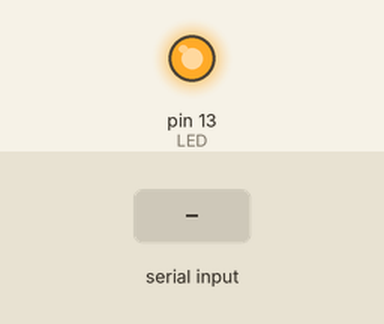
Simulated run of this sketch. Board: Arduino Uno, built with avr-gcc and run on an emulated ATmega328P. Shown: output pins drawn as LEDs (lit = HIGH). The inputs (shaded band) are chosen by the test bench. What the sketch prints to the serial monitor is not drawn.

Above: at 1.2 s.
1.3 s: "led" received over Serial
Timing chart, 0 to 4.3 s (numbered marks = the images above; inputs shaded):
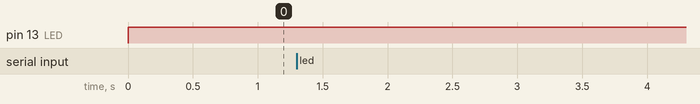

The sketch:

bluethled.ino
```cpp
int estado = "";
const int LED = 13;

void setup() {
  pinMode(LED, OUTPUT);
  Serial.begin(9600);    // Arduino One sólo tiene un serial
}

void loop() {
  // Ejemplo: prende led
  digitalWrite(LED, HIGH);

  if(Serial.available() > 0) {
    estado = Serial.read();
    Serial.println("Estado" + estado);
    String teststr = Serial.readString();  //read until timeout
    teststr.trim();                        // remove any \r \n whitespace at the end of the String
    if (teststr == "led") {
      Serial.println("Prende/apaga led");
      // TODO: prender y apagar led
    } else {
      Serial.println("Ignorar");
    }
  }
}
```

Measured:
- after the input at 1.3 s, every drawn part: stays the same
